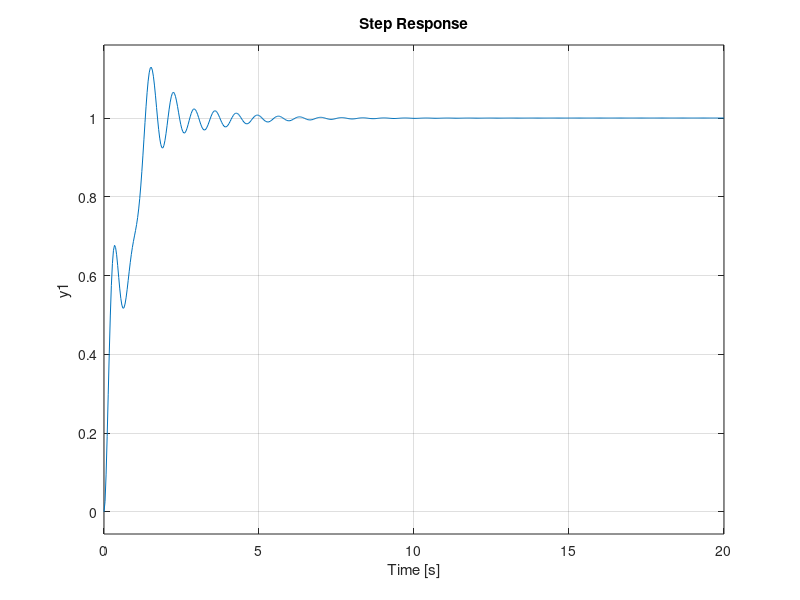

Source code (MATLAB):
clear all
clc

kh =2.58;
k1 =2.7;
k2 =2.7;
c1 =0.02;
c2 =0.01;
c3 = 0.08;
J1 = 0.1;
J2 = 0.1;
J3 = 0.1;

A = [0 0 0 1 0 0; 
    0 0 0 0 1 0; 
    0 0 0 0 0 1; 
    -(k1/J1) k1/J1 0 -(c1/J1) 0 0;
    (k1/J2) -(k1+k2)/J2 k2/J2 0 -(c2/J2) 0;
    0 k2/J3 -(k2/J3) 0 0 -(c3/J3)];
B = [0; 0; 0; kh/J1; 0; 0];
%C = [1 0 0 0 0 0; 0 1 0 0 0 0; 0 0 1 0 0 0];
C = [1 0 0 0 0 0];
%D = [0;0;0];
D = 0;

[num, den]= ss2tf(A, B, C, D);
G = tf(num, den);

%from sisotool
pl = 8.51481572157349;
zl = 0.348551937866167;
k = 1.98881946562233;
L = tf([1, zl], [1, pl]);

subplot(2,2,1)
rlocus(G)

subplot(2,2,2)
rlocus(G*L)

subplot(2,2,[3 4])
cltf = feedback(k*G*L, 1);

step(cltf)